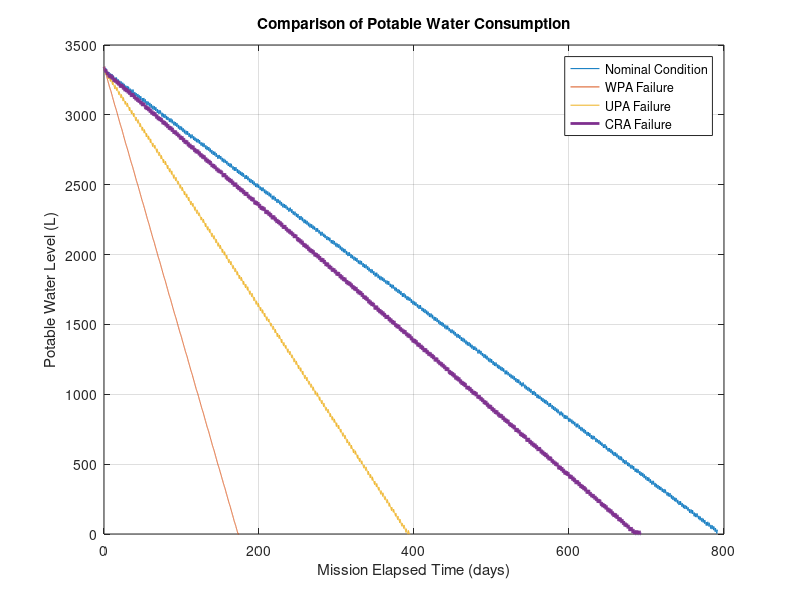
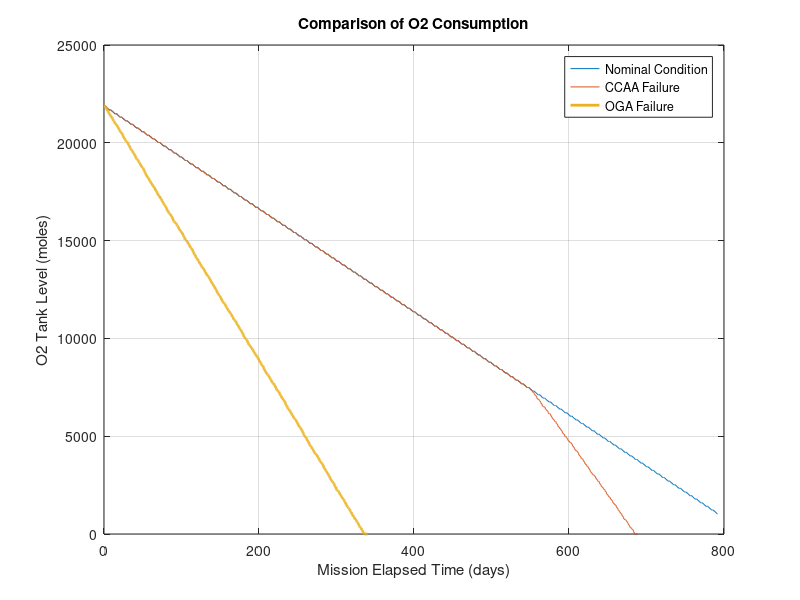
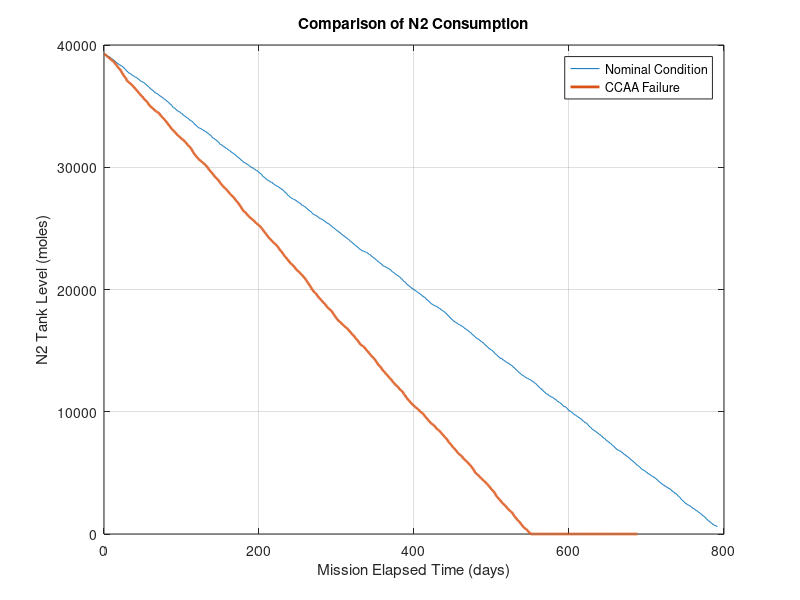
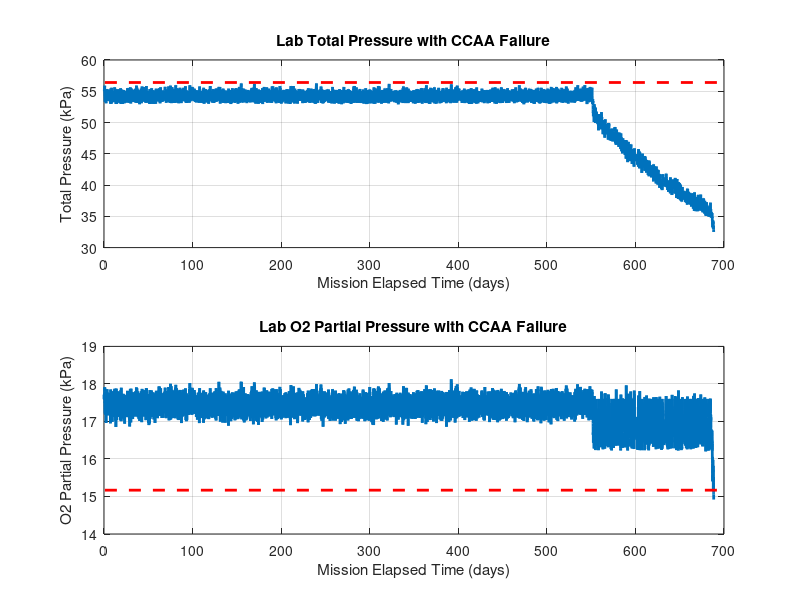

Source code (MATLAB) for these figures, in order:
%% Plot Generation Code for ICES2015 HabNet Paper

%% Comparison plot of water usage

clear all
clc

load nominalTrends
load WPAfailedTrends
load UPAfailedTrends
load CRAfailedTrends

% Plot with x-axis being measured in days - current data is in hours

% Comparative water tank trend plot
t1 = (1:length(nominalpotableH2Olevel))/24;
t2 = (1:length(WPAfailedH2Olevel))/24;
t3 = (1:length(UPAfailedH2Olevel))/24;
t4 = (1:length(CRAfailedH2Olevel))/24;

% Generate plot
figure, 
plot(t1,nominalpotableH2Olevel,t2,WPAfailedH2Olevel,...
    t3,UPAfailedH2Olevel,t4,CRAfailedH2Olevel,...
    'LineWidth',2)
title('Comparison of Potable Water Consumption')
xlabel('Mission Elapsed Time (days)')
ylabel('Potable Water Level (L)')
grid on
legend('Nominal Condition','WPA Failure','UPA Failure','CRA Failure')

%% Comparison plot of O2 usage

clear all
clc

load nominalTrends
load CCAAfailedTrends
load OGAfailedTrends

% Define time vectors
t1 = (1:length(nominalO2level))/24;
t2 = (1:length(CCAAfailedO2level))/24;
t3 = (1:length(OGAfailedO2level))/24;

% Generate Plot
figure,
plot(t1,nominalO2level,t2,CCAAfailedO2level,...
    t3,OGAfailedO2level,'LineWidth',2)
title('Comparison of O2 Consumption')
xlabel('Mission Elapsed Time (days)')
ylabel('O2 Tank Level (moles)')
grid on,
legend('Nominal Condition','CCAA Failure','OGA Failure')

%% Comparison plot of N2 usage

clear all
clc

load nominalTrends
load CCAAfailedTrends

% Define time vectors
t1 = (1:length(nominalN2level))/24;
t2 = (1:length(CCAAfailedN2level))/24;

% Generate Plot
figure,
plot(t1,nominalN2level,t2,CCAAfailedN2level,...
    'LineWidth',2)
title('Comparison of N2 Consumption')
xlabel('Mission Elapsed Time (days)')
ylabel('N2 Tank Level (moles)')
grid on,
legend('Nominal Condition','CCAA Failure')

%% Plot of Failed CCAA Atmospheric Trends

clear all
clc

load PCMCCAAfailedAtm

% Define time vectors - convert x axis from hours to days
t1 = (1:length(LabPressure))/24;
t2 = (1:length(labPPO2))/24;

% Generate Plot
figure,
subplot(2,1,1),plot(t1,LabPressure,'LineWidth',2), grid on,
title('Lab Total Pressure with CCAA Failure')
xlabel('Mission Elapsed Time (days)')
ylabel('Total Pressure (kPa)')
hold on, line([1, 700],(55+1.4)*ones(1,2),'LineWidth',2,'Color','r','LineStyle','--')
subplot(2,1,2),plot(t2,labPPO2,'LineWidth',2), grid on
hold on, line([1, 700],15.168*ones(1,2),'LineWidth',2,'Color','r','LineStyle','--')
title('Lab O2 Partial Pressure with CCAA Failure')
xlabel('Mission Elapsed Time (days)')
ylabel('O2 Partial Pressure (kPa)')

% Total Pressure
figure,
plot(t1,LabPressure,'LineWidth',2), grid on,
title('Lab Total Pressure with CCAA Failure')
xlabel('Mission Elapsed Time (days)')
ylabel('Total Pressure (kPa)')
hold on, line([1, 700],(55+1.4)*ones(1,2),'LineWidth',2,'Color','r','LineStyle','--')

% O2 Partial Pressure
figure,
plot(t2,labPPO2,'LineWidth',2), grid on
hold on, line([1, 700],15.168*ones(1,2),'LineWidth',2,'Color','r','LineStyle','--')
title('Lab O2 Partial Pressure with CCAA Failure')
xlabel('Mission Elapsed Time (days)')
ylabel('O2 Partial Pressure (kPa)')




